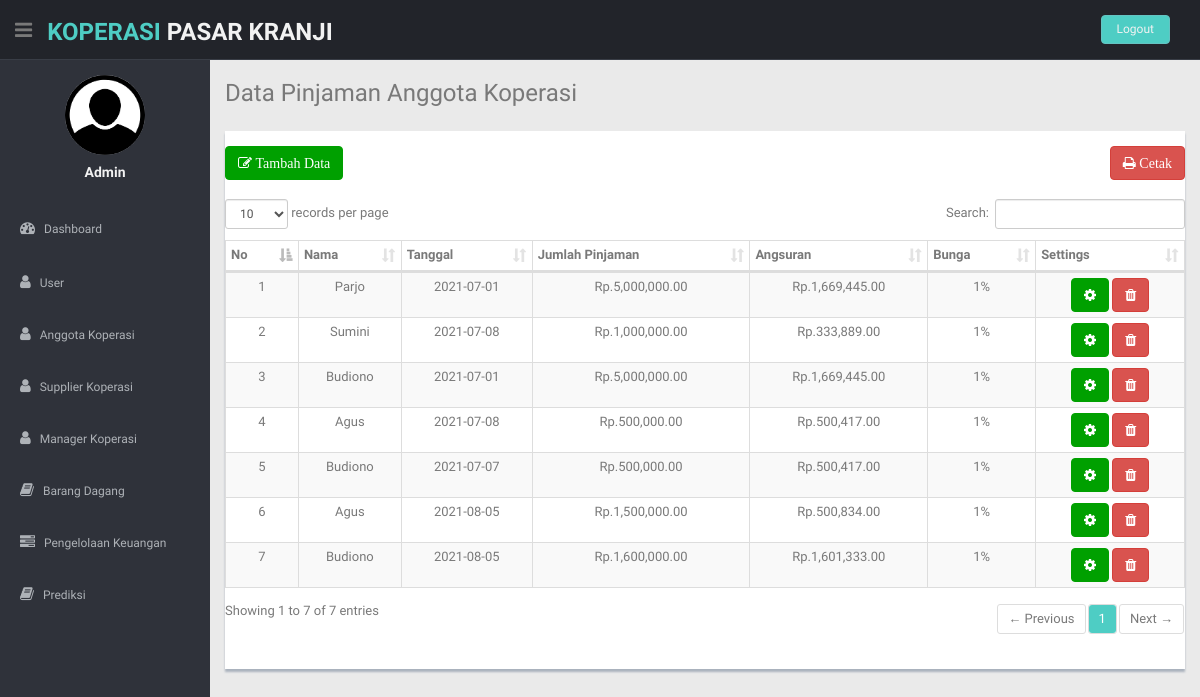
Page /index.php?halaman=pinjaman (signed in) on the committed database.
### tables this page shows
CREATE TABLE `pinjaman_anggota` (
  `id_pinjam` int(11) NOT NULL,
  `tgl` date NOT NULL,
  `id_anggota` int(11) NOT NULL,
  `jumlah` int(11) NOT NULL,
  `id_cicilan` int(11) NOT NULL,
  `lama` smallint(6) NOT NULL,
  `bunga` smallint(6) NOT NULL
);

CREATE TABLE `anggota` (
  `id_anggota` int(11) NOT NULL,
  `nama_anggota` varchar(100) NOT NULL,
  `jenis_kelamin` varchar(50) NOT NULL,
  `username` varchar(100) NOT NULL,
  `password` varchar(100) NOT NULL,
  `alamat` varchar(100) NOT NULL,
  `no_tlp` varchar(50) NOT NULL,
  `no_ktp` varchar(50) NOT NULL,
  `foto_anggota` varchar(150) NOT NULL
);

CREATE TABLE `pinjaman_detail` (
  `id_pinjaman` int(11) NOT NULL,
  `id_pinjam` int(11) NOT NULL,
  `id_cicilan` int(11) NOT NULL,
  `angsuran` int(11) NOT NULL,
  `bunga` int(11) NOT NULL,
  `tgl_bayar` date NOT NULL,
  `jumlah_bayar` int(11) NOT NULL
);

### halaman/pinjaman/index_pinjam.php (the view)
    <section id="main-content">
      <section class="wrapper">
        <h3> Data Pinjaman Anggota Koperasi</h3>
        <div class="row mt">
          <div class="col-lg-12">
            <div class="content-panel">
              <div>
                <a href="index.php?halaman=pinjaman&aksi=tambah" class="btn btn-theme" style="float: left;">
                  <i class="fa fa-edit"> Tambah Data </i></a>
              </div>
              <div class="nav right">
                <a href="halaman/pinjaman/cetak_pinjam.php" class="btn btn-danger" style="float: right;">
                  <i class="fa fa-print"> Cetak </i></a>
              </div>
                <table class="table table-bordered table-striped table-condensed" id="example1">
                <br>
                <thead align="center">
                    <tr align="center">
                    <th>No</th>
                    <th>Nama</th>
                    <th>Tanggal</th>
                    <th>Jumlah Pinjaman</th>
                    <th>Angsuran</th>
                    <th>Bunga</th>
                    <th>Settings</th>
                  </tr>
                </thead>
                <tbody>
                <?php
                    $nomor=1;
                    $sql = $koneksi->query("SELECT *FROM pinjaman_anggota
                    JOIN anggota ON pinjaman_anggota.id_anggota = anggota.id_anggota
                    JOIN pinjaman_detail ON pinjaman_anggota.id_pinjam=pinjaman_detail.id_pinjam")
                    or die(mysqli_error($koneksi));?>
                <?php while ($data = $sql->fetch_assoc()) {?>
                <tr class="gradeX" align="center">
                    <td><?php echo $nomor; ?></td>
                    <td><?php echo $data['nama_anggota']; ?></td>
                    <td><?php echo $data['tgl']; ?></td>
                    <td>Rp.<?php echo number_format($data['jumlah']); ?>.00</td>
                    <td>Rp.<?php echo number_format($data['angsuran']); ?>.00</td>
                    <td><?php echo number_format($data['bunga']); ?>%</td>
                    <td>
                        <a href="index.php?halaman=pinjaman&aksi=edit&id=<?php echo $data['id_pinjaman']; ?>" class="btn btn-theme"><i class="fa fa-cog"></i></a>
                        <a href="index.php?halaman=pinjaman&aksi=delete&id=<?php echo $data['id_pinjaman']; ?>" class="btn btn-danger"><i class="fa fa-trash"></i></a>
                    </td>
                </tr>
                <?php
                $nomor++;
                };?>
                </tbody>
            </table>
        </div>
    </div>
</div>
</section>
</section>

### css/style.css (style rules this page uses)
body { color: #797979; background: #eaeaea; font-family: 'Ruda', sans-serif; padding: 0px !important; margin: 0px !important; font-size:13px; }
a, a:hover, a:focus { text-decoration: none; outline: none; }
.btn-theme { color: #fff; background-color: #00a000; border-color: #00a000; }
.mt { margin-top: 25px; }
#main-content { margin-left: 210px; }
.wrapper { display: inline-block; margin-top: 60px; padding-left: 15px; padding-right: 15px; padding-bottom: 15px; padding-top: 0px; width: 100%; }
.content-panel { background: #ffffff; box-shadow: 0px 3px 2px #aab2bd; padding-top: 15px; padding-bottom: 5px; }

### rows in the picture
pinjaman_anggota: id_anggota.nama_anggota "Parjo", tgl "2021-07-01", jumlah "5,000,000", pinjaman_detail.angsuran "1,669,445", pinjaman_detail.bunga "1"
pinjaman_anggota: id_anggota.nama_anggota "Sumini", tgl "2021-07-08", jumlah "1,000,000", pinjaman_detail.angsuran "333,889", pinjaman_detail.bunga "1"
pinjaman_anggota: id_anggota.nama_anggota "Budiono", tgl "2021-07-01", jumlah "5,000,000", pinjaman_detail.angsuran "1,669,445", pinjaman_detail.bunga "1"
pinjaman_anggota: id_anggota.nama_anggota "Agus", tgl "2021-07-08", jumlah "500,000", pinjaman_detail.angsuran "500,417", pinjaman_detail.bunga "1"
pinjaman_anggota: id_anggota.nama_anggota "Budiono", tgl "2021-07-07", jumlah "500,000", pinjaman_detail.angsuran "500,417", pinjaman_detail.bunga "1"
pinjaman_anggota: id_anggota.nama_anggota "Agus", tgl "2021-08-05", jumlah "1,500,000", pinjaman_detail.angsuran "500,834", pinjaman_detail.bunga "1"
pinjaman_anggota: id_anggota.nama_anggota "Budiono", tgl "2021-08-05", jumlah "1,600,000", pinjaman_detail.angsuran "1,601,333", pinjaman_detail.bunga "1"

### other values in the picture
$_SESSION['nama'] "Admin"
